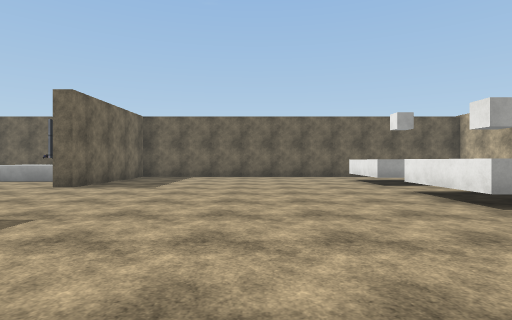
View 1 (above)

18 first-person views from a walk through a 3-D level made in the Unity game engine. The camera is 1.4 m above the floor, looks level and sees 80° across. Doors are open. The floor is counted in squares, 2 m on a side. Each view is taken from the middle of a square. On the plan, view 1 faces up. The plan holds only what a view shows up to about 10 squares ahead; the rest is blank. The player character is not drawn. Surface patterns are stand-ins for the level's own textures.

View 2
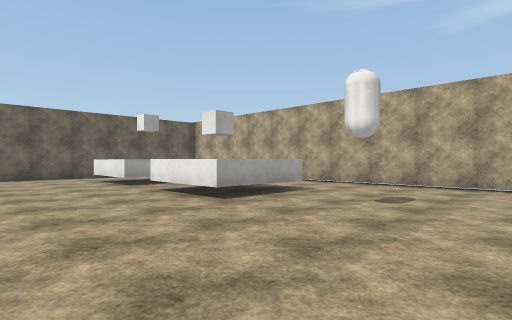

View 3
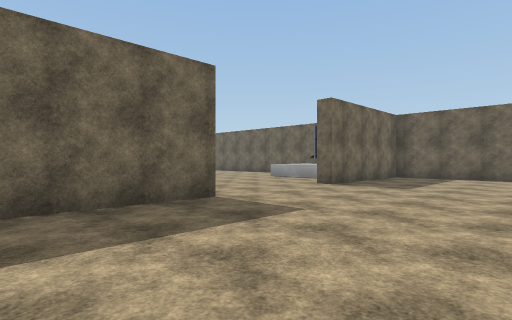

View 4
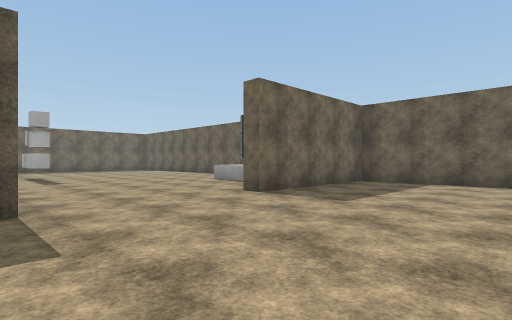

View 5
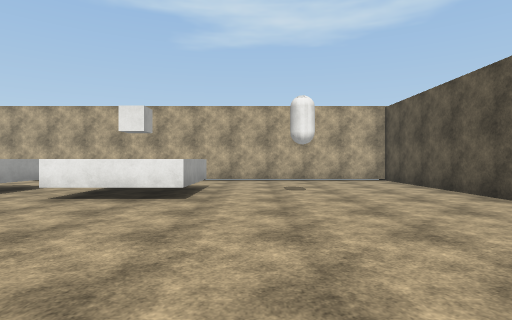

View 6
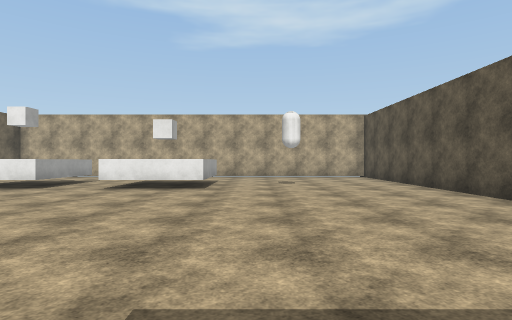

View 7
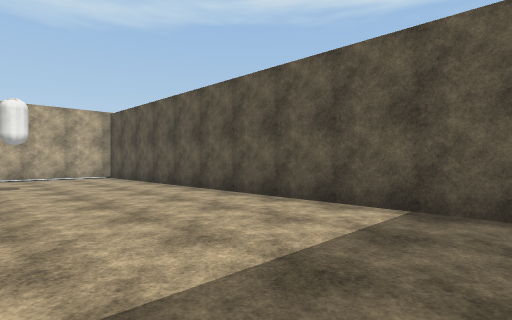

View 8
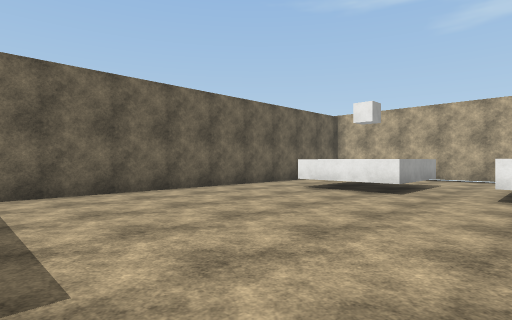

View 9
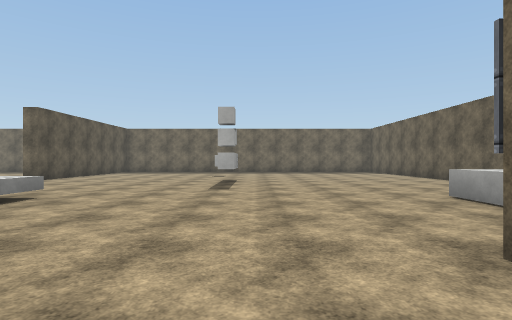

View 10
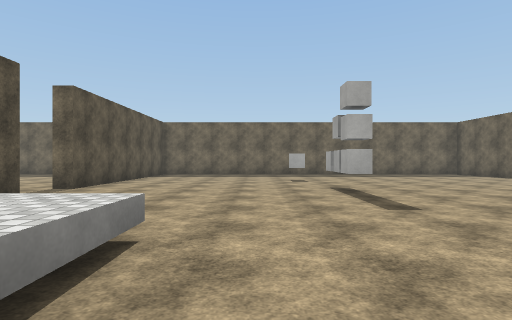

View 11
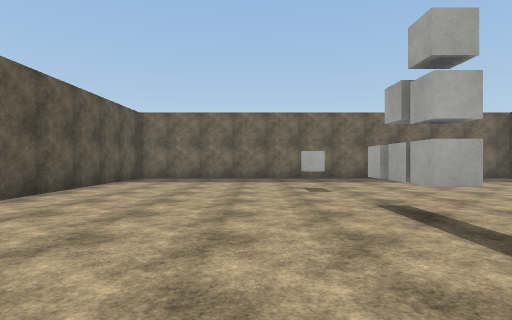

View 12
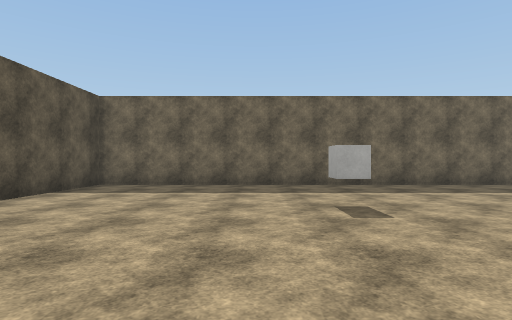

View 13
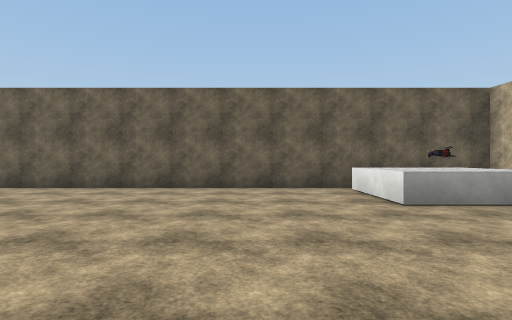

View 14
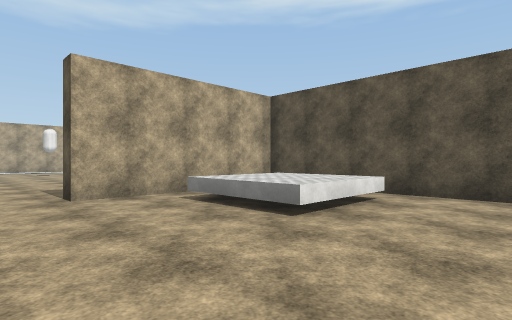

View 15
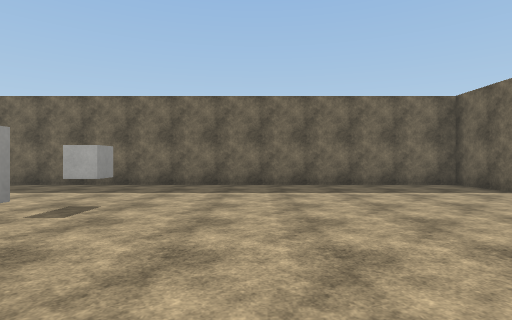

View 16
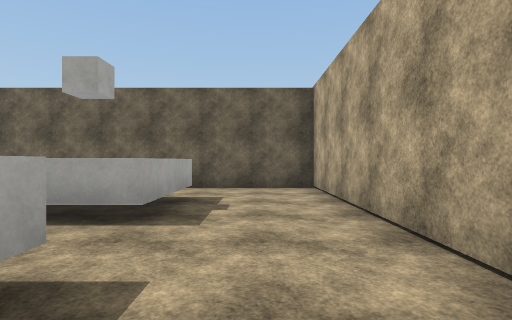

View 17
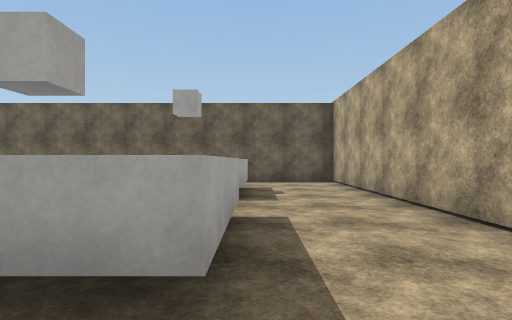

View 18
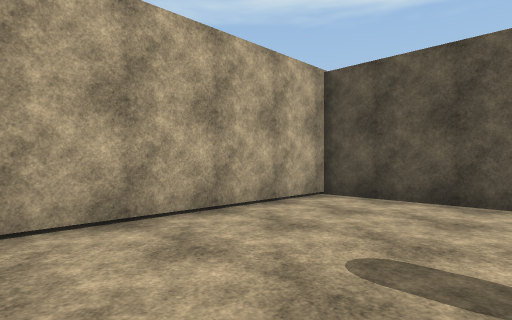

### Floor plan
Key: @ floor where view 1 was taken; # wall or solid block; . floor; D open door; ^ raised ledge; O other object.
Columns run from 21 left of view 1 to 9 right of it. Each row starts with its distance up from view 1.
 13 ###############################
 12 #............^  #.............#
 11 #............OO.#.............#
 10 #............^^.#........^^...#
  9 #...............#........^^...#
  8 #...............DD............#
  7 #...............DD............#
  6 #...............DD.......O^...#
  5 #......OO.......DD.......^^...#
  4 #...O...........DD............#
  3 #...............#.............#
  2 #............^^.#.............#
  1 #............^^.#.............#
  0 #............^^.#....@........#
 -1 #.......DD....  #.............#
 -2 ########. #####################
 -3       ..

Positions as (right, up) in squares from view 1, and headings:
1: (0, 0), facing up
2: (0, 0), facing up-right
3: (0, 0), facing up-left
4: (0, 3), facing up-left
5: (-2, 3), facing right
6: (-4, 3), facing right
7: (-4, 3), facing down-right
8: (-3, 6), facing up-right
9: (-3, 6), facing left
10: (-6, 3), facing left
11: (-9, 3), facing left
12: (-12, 3), facing left
13: (-11, 5), facing up
14: (-11, 5), facing down-right
15: (-12, 7), facing left
16: (7, 5), facing up
17: (6, 3), facing up
18: (5, 4), facing down-right
